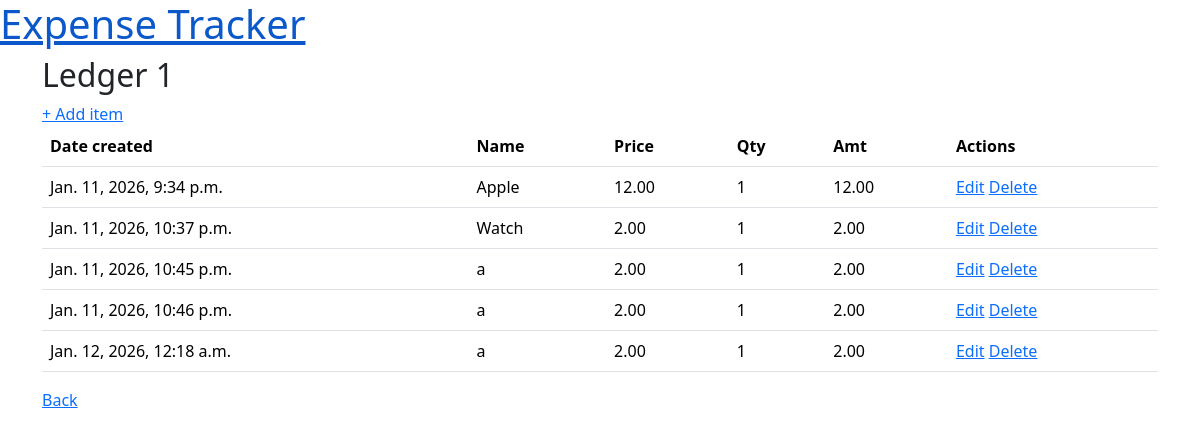
The page /expenses/ledgers/2/ on the database as committed earlier.
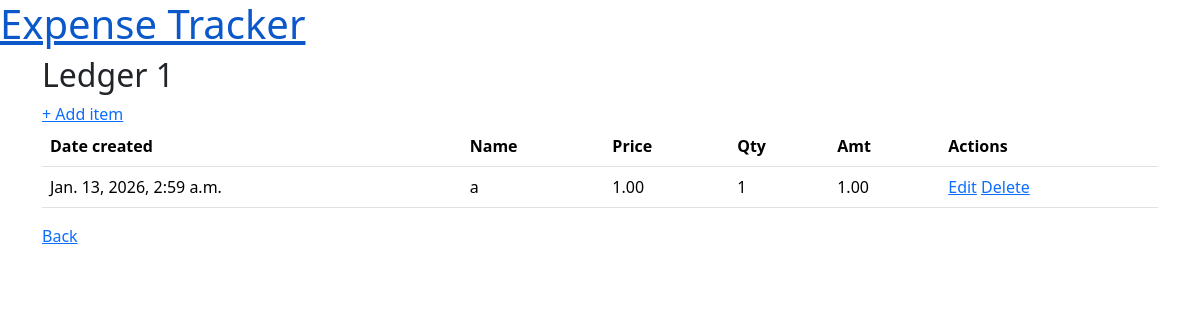
The same page on the database as committed later.
### expenses/models.py (models this page shows, shortened)
class Ledger(models.Model):
    name = models.CharField(max_length=100)
    created_at = models.DateTimeField

class ExpenseItem(models.Model):
    ledger = models.ForeignKey(Ledger, on_delete=models.CASCADE, related_name="items")
    name = models.CharField(max_length=100)
    qty = models.PositiveIntegerField(validators=[MinValueValidator(1)])
    price = models.DecimalField(
        max_digits=10, decimal_places=2, validators=[MinValueValidator(0)]
    )
    created_at = models.DateTimeField(auto_now_add=True)
    @property
    def total(self):
        return self.qty * self.price

### expenses/views.py (the view)
# urls.py: path("ledgers/<int:ledger_id>/", LedgerDetailView.as_view(), name="ledger_detail"),
class LedgerDetailView(DetailView):
    model = Ledger
    template_name = "expenses/ledger_detail.html"
    context_object_name = "ledger"
    pk_url_kwarg = "ledger_id"
    def get_context_data(self, **kwargs):
        context = super().get_context_data(**kwargs)
        context["items"] = self.object.items.all()
        return context

### expenses/templates/expenses/ledger_detail.html
{% extends 'expenses/base.html' %} {% block content %}
{% include 'expenses/partials/ledger_title.html' %}
<a href="{% url 'expenses:add_item' ledger.id %}">+ Add item</a>
{% include 'expenses/expenseitem_table.html' with expenseitem_list=ledger.items.all %}
<a href="{% url 'expenses:ledgers' %}">Back</a>
{% endblock %}

### expenses/templates/expenses/base.html (shortened to what this page needs)
<!DOCTYPE html>
<html lang="en">
  <head>
    <link rel="stylesheet" href="https://cdn.jsdelivr.net/npm/bootstrap@5.3.8/dist/css/bootstrap.min.css">
  </head>
  <body>
    <header>
      <h1><a href="{% url 'expenses:ledgers' %}">Expense Tracker</a></h1>
    </header>
    <main class="container ">{% block content %} {% endblock %}</main>
  </body>
</html>

### expenses/templates/expenses/partials/ledger_title.html
<h2>{{ ledger.name }}</h2>

### expenses/templates/expenses/expenseitem_table.html
{% block content %}
<table class="table">
  <thead>
    <tr>
      <th>Date created</th>
      <th>Name</th>
      <th>Price</th>
      <th>Qty</th>
      <th>Amt</th>
      <th>Actions</th>
    </tr>
  </thead>
  <tbody>
    {% for item in expenseitem_list %}
    <tr>
      <td>{{ item.created_at }}</td>
      <td>{{ item.name }}</td>
      <td>{{ item.price }}</td>
      <td>{{ item.qty }}</td>
      <td>{{ item.total }}</td>
      <td>
        <a
          href="{% url 'expenses:expense_update' ledger_id=item.ledger.id pk=item.id %}"
          >Edit</a
        >
        <a
          href="{% url 'expenses:expense_delete' ledger_id=item.ledger.id pk=item.id %}"
          >Delete</a
        >
      </td>
    </tr>
    {% endfor %}
  </tbody>
</table>
{% endblock %}

Rows that differ between the two databases and show on the page:
removed ExpenseItem: created_at "Jan. 11, 2026, 9:34 p.m.", name "Apple", price "12.00", qty "1", total "12.00"
removed ExpenseItem: created_at "Jan. 11, 2026, 10:37 p.m.", name "Watch", price "2.00", qty "1", total "2.00"
removed ExpenseItem: created_at "Jan. 11, 2026, 10:45 p.m.", name "a", price "2.00", qty "1", total "2.00"
removed ExpenseItem: created_at "Jan. 11, 2026, 10:46 p.m.", name "a", price "2.00", qty "1", total "2.00"
removed ExpenseItem: created_at "Jan. 12, 2026, 12:18 a.m.", name "a", price "2.00", qty "1", total "2.00"
added ExpenseItem: created_at "Jan. 13, 2026, 2:59 a.m.", name "a", price "1.00", qty "1", total "1.00"
